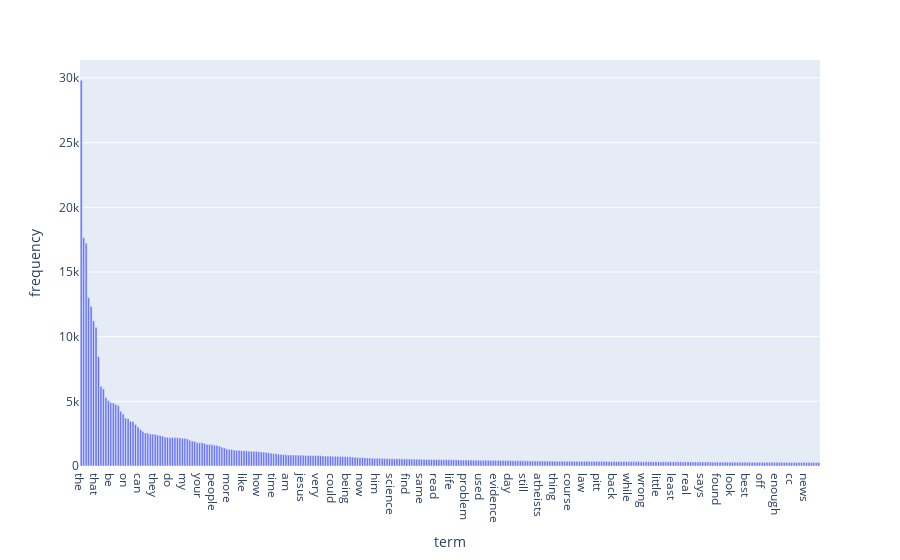

Notebook source saved alongside this figure:
### Markdown cell above
### >>> **Exercise 14 (take home):** 
Additionally, you can attempt to sort the terms on the `x-axis` by frequency instead of in alphabetical order. This way the visualization is more meaninfgul and you will be able to observe the so called [long tail](https://en.wikipedia.org/wiki/Long_tail) (get familiar with this term since it will appear a lot in data mining and other statistics courses). see picture below

![alt txt](https://upload.wikimedia.org/wikipedia/commons/thumb/8/8a/Long_tail.svg/1000px-Long_tail.svg.png)

### Code cell
# Answer here

# plot 300 most frequent terms

sorted_freq_df = freq_df.sort_values(by="frequency", ascending=False)

# and plot it directly from our sorted series
fig = px.bar(sorted_freq_df.head(300), x="term", y="frequency")

fig.show()

### Figure 1 — Plotly figure (JSON) as saved in the notebook; plotly's stock layout.template omitted (floating-point values rounded to 4 significant figures; data arrays with more than 128 entries replaced by an {"elided": "..."} marker saying what was removed)
{"data": [{"hovertemplate": "term=%{x}<br>frequency=%{y}<extra></extra>", "legendgroup": "", "marker": {"color": "#636efa", "pattern": {"shape": ""}}, "name": "", "orientation": "v", "showlegend": false, "textposition": "auto", "type": "bar", "x": {"elided": "300 str values"}, "xaxis": "x", "y": {"elided": "300 int values"}, "yaxis": "y"}], "layout": {"barmode": "relative", "legend": {"tracegroupgap": 0}, "margin": {"t": 60}, "xaxis": {"anchor": "y", "domain": [0, 1], "title": {"text": "term"}}, "yaxis": {"anchor": "x", "domain": [0, 1], "title": {"text": "frequency"}}}}
